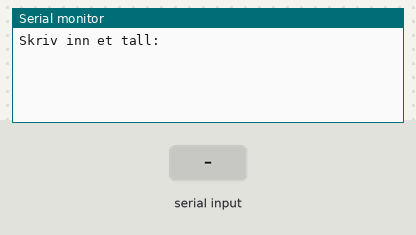
Bench run of a sketch on a simulated Arduino Uno, built with avr-gcc and run on an emulated ATmega328P. On the bench: the last lines printed to the serial monitor. The test bench sets the inputs (shaded band).

Above: at 1.2 s.
1.3 s: "90,45\n" received over Serial
At 2.2 s:
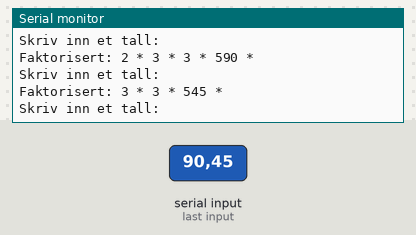
2.8 s: "5\n" received over Serial
At 3.6 s:
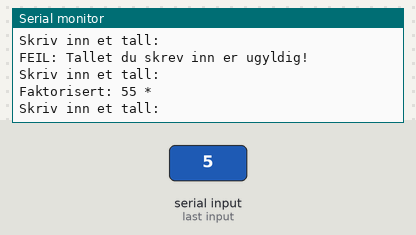
4.3 s: "200\n" received over Serial
At 6.6 s:
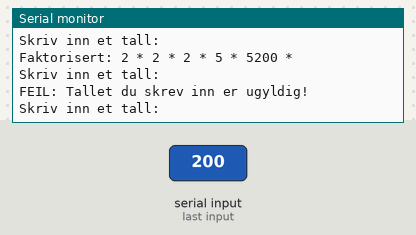

The sketch:

Task2.ino
```cpp
// DFDP1100-1 17H Digitale systemer og programmering | Lab 6, Oppgave 2:

void setup() {
  Serial.begin(9600);
}

void loop() {
  int tall;
  int faktorer[20];

  initialiser(faktorer);
  hentTall(tall);
  faktoriser(tall, faktorer);
  skrivUt(faktorer);
}

void initialiser(int liste[]){
  // Alle tallene i arrayet blir endret til 0
  for(int i = 0; i < 21; i++){
    liste[i] = 0;
  }
}

void hentTall(int &tall){
  // Vi leser adressen til variabelen 'tall' og gir den en verdi
  Serial.println("Skriv inn et tall: ");
  while(Serial.available() == 0);
  tall = Serial.parseInt();
}

void faktoriser(int tall, int liste[]){
  // Tallet faktoriseres og lagres i arrayet
  if(tall != 1 && tall != 0){
    int faktor = 2;
    int count = 0;

    while(tall > 1){
      if(tall % faktor == 0){
        liste[count] = faktor;
        tall = tall / faktor;
        count++;
      }
      else{
        faktor++;
      }
    }
  }
  else{
    Serial.print("FEIL: Tallet du skrev inn er ugyldig!");
  }
}

void skrivUt(int liste[]){
  // Funksjonen skriver ut alle tallene i arrayet utenom 0
  if(liste[0] != 0){
    Serial.print("Faktorisert: ");

    for(int i = 0; i < 21; i++){
      int count = i + 1;

      if(liste[i] != 0){
        Serial.print(liste[i]);

        if(liste[count] != 0){
          Serial.print(" * ");
        }
      }
    }
  }
  Serial.println();
  Serial.println();
}
```

Measured:
- after the input at 1.3 s, the serial monitor: prints a new line at once (image 1)
- after the input at 2.8 s, the serial monitor: prints a new line at once (image 2)
- after the input at 4.3 s, the serial monitor: prints a new line at once (image 3)
